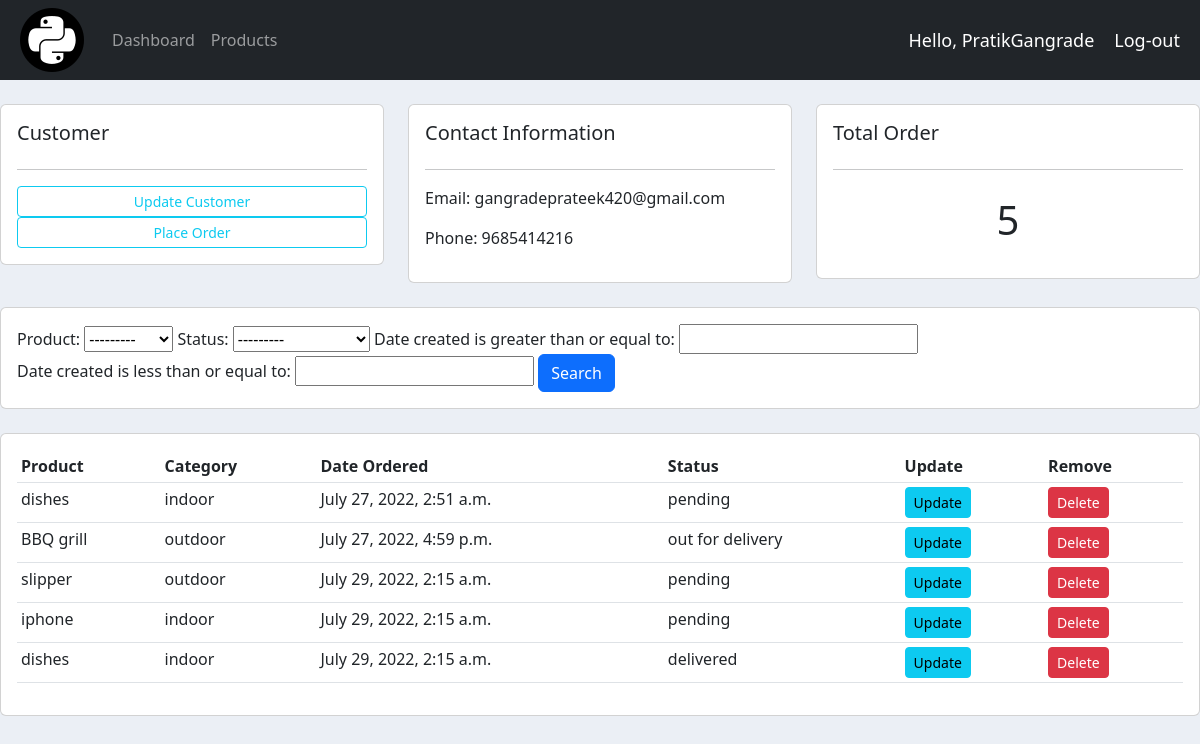
The app's page /customer/1/ (signed in) with its own data.
### accounts/models.py (models this page shows, shortened)
class customer(models.Model):
    user = models.OneToOneField(User, null=True,blank=True, on_delete=models.CASCADE)
    name = models.CharField(max_length=200, null=True)
    phone = models.CharField(max_length=200, null=True)
    email = models.CharField(max_length=200, null=True)
    dp = models.ImageField(default='blank_1.png', null=True, blank=True)
    date_created = models.DateTimeField(auto_now_add=True, null=True)

class order(models.Model):
    STATUS = (
        ('pending','pending'),
        ('out for delivery','out for delivery'),
        ('delivered','delivered'),
    )
    customer = models.ForeignKey(customer,null=True, on_delete=models.CASCADE)
    product = models.ForeignKey(product,null=True, on_delete=models.CASCADE)
    date_created = models.DateTimeField(auto_now_add=True, null=True)
    status = models.CharField(max_length=200, null= True, choices=STATUS)

class product(models.Model):
    CATEGORY = (
        ('indoor','indoor'),
        ('outdoor','outdoor'),
    )
    name = models.CharField(max_length=200, null=True)
    price = models.FloatField()
    category = models.CharField(max_length=200, null=True,choices=CATEGORY)
    description = models.TextField(null=True)
    date_created = models.DateTimeField(auto_now_add=True, null=True)
    tags = models.ManyToManyField(tag)
    def __str__(self):
            return self.name

### accounts/views.py (the view)
# urls.py: path('customer/<str:link>/',views.customers, name='customer'),
@login_required(login_url='login')
def customers(request,link):
    cust = customer.objects.get(id=link)
    orders = cust.order_set.all()
    total_orders = orders.count()
    order_filter = OrderFilter(request.GET, queryset=orders)
    orders = order_filter.qs
    data= {
        'customer':cust,
        'order':orders,
        'total_orders':total_orders,
        'order_filter':order_filter,
    }
    return render(request, 'customer.html',data)

### templates/customer.html
{% extends 'boiler.html' %}
{% block content %}
<br>
<div class="row">
    <div class="col-md">
        <div class="card card-body">
            <h5>Customer</h5>
            <hr>
            <a href="" class="btn  btn-outline-info btn-sm  btn-block">Update Customer</a>
            <a href="{% url 'Ocreate' customer.id %}" class="btn  btn-outline-info btn-sm  btn-block">Place Order</a>
        </div>
    </div>
    <div class="col-md">
        <div class="card card-body">
            <h5>Contact Information</h5>
            <hr>
            <p>Email: {{customer.email}}</p>
            <p>Phone: {{customer.phone}}</p>
        </div>
    </div>
    <div class="col-md">
        <div class="card card-body">
            <h5>Total Order</h5>
            <hr>
            <h1 style="text-align:center;padding: 10px">{{total_orders}}</h1>
        </div>
    </div>
</div>
<br>
<div class="row">
    <div class="col-md">
        <div class="card card-body">
            <form method="get">
                {{order_filter.form}}
                <button class="btn btn-primary" type="submit">Search</button>
            </form>
        </div>
    </div>
</div>
<br>
<div class="row">
    <div class="col-md">
        <div class="card card-body">
            <table class="table table-sm">
                <tr>
                    <th>Product</th>
                    <th>Category</th>
                    <th>Date Ordered</th>
                    <th>Status</th>
                    <th>Update</th>
                    <th>Remove</th>
                </tr>
                {% for i in order %}
                <tr>
                    <td>{{i.product}}</td>
                    <td>{{i.product.category}}</td>
                    <td>{{i.date_created}}</td>
                    <td>{{i.status}}</td>
                    <td><a class="btn btn-sm btn-info" href="#">Update</a></td>
                    <td><a class="btn btn-sm btn-danger" href="#">Delete</a></td>
                </tr>
                {% endfor %}
            </table>
        </div>
    </div>
</div>
{% endblock %}

### templates/navbar.html (shortened to what this page needs)
 {% load static %}
<nav class="navbar navbar-expand-lg navbar-dark bg-dark">
    <img style="padding: 0 20px;" src="{% static 'img/python (1).png' %}" alt="nothing">
  <div class="collapse navbar-collapse" id="navbarSupportedContent">
    <ul class="navbar-nav me-auto mb-2 mb-lg-0">
      {% if user.get_username == 'PratikGangrade' %}
      <li class="nav-item">
        <a class="nav-link" aria-current="page" href="{% url 'home' %}">Dashboard</a>
      </li>
      <li class="nav-item">
        <a class="nav-link" aria-current="page" href="{% url 'prod' %}">Products</a>
      </li>
      {% else %}
      <li class="nav-item">
        <a class="nav-link" aria-current="page" href="{% url 'setting' %}">Setting</a>
      </li>
      {% endif %}
      {% if user.is_authenticated %}
    </ul>
      <span class="hello-msg">Hello, {{request.user}}</span>
      <span class="hello-msg"><a class="nav-link" href="{% url 'logout' %}">Log-out</a></span>
      {% endif %}
  </div>
</nav>

### static/style.css (style rules this page uses)
body { background-color: #ebeff5; }

### templates/navbar.html (style rules this page uses)
.hello-msg { font-size: 18px; color: #fff; margin-right: 20px; }

### records on screen
customer: email "gangradeprateek420@gmail.com", phone "9685414216"
order: product "dishes", product.category "indoor", date_created "July 27, 2022, 2:51 a.m.", status "pending"
order: product "BBQ grill", product.category "outdoor", date_created "July 27, 2022, 4:59 p.m.", status "out for delivery"
order: product "slipper", product.category "outdoor", date_created "July 29, 2022, 2:15 a.m.", status "pending"
order: product "iphone", product.category "indoor", date_created "July 29, 2022, 2:15 a.m.", status "pending"
order: product "dishes", product.category "indoor", date_created "July 29, 2022, 2:15 a.m.", status "delivered"

### other values on screen
{{ request.user }} "PratikGangrade"
{{ total_orders }} "5"
